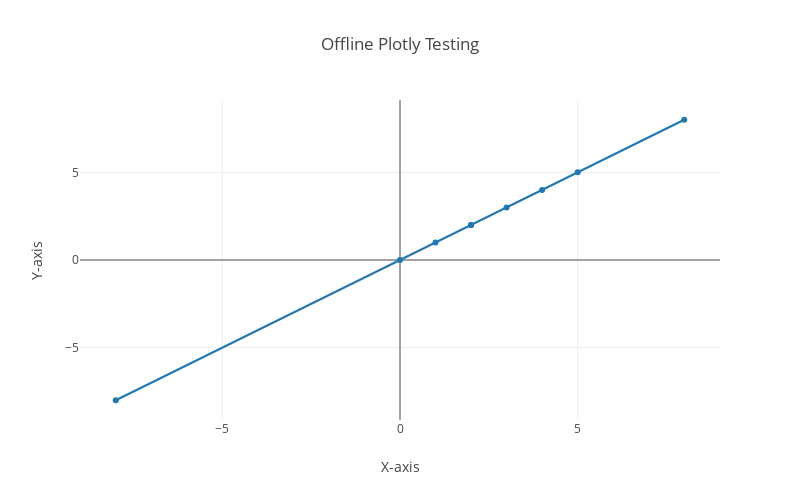

Notebook cell for this chart:
### Code cell
# quick line plot example

x=np.array([2,5,8,0,2,-8,4,3,1])
y=np.array([2,5,8,0,2,-8,4,3,1])

data = [go.Scatter(x=x,y=y)]
fig = go.Figure(data = data,layout = go.Layout(title='Offline Plotly Testing',width = 800,height = 500,
                                           xaxis = dict(title = 'X-axis'), yaxis = dict(title = 'Y-axis')))

#plotly.offline.iplot(data)
plotly.offline.iplot(fig)

### Figure 1 — Plotly figure (JSON) as saved in the notebook; plotly's stock layout.template omitted (floating-point values rounded to 4 significant figures)
{"data": [{"type": "scatter", "x": [2, 5, 8, 0, 2, -8, 4, 3, 1], "y": [2, 5, 8, 0, 2, -8, 4, 3, 1]}], "layout": {"height": 500, "title": "Offline Plotly Testing", "width": 800, "xaxis": {"title": "X-axis"}, "yaxis": {"title": "Y-axis"}}}
